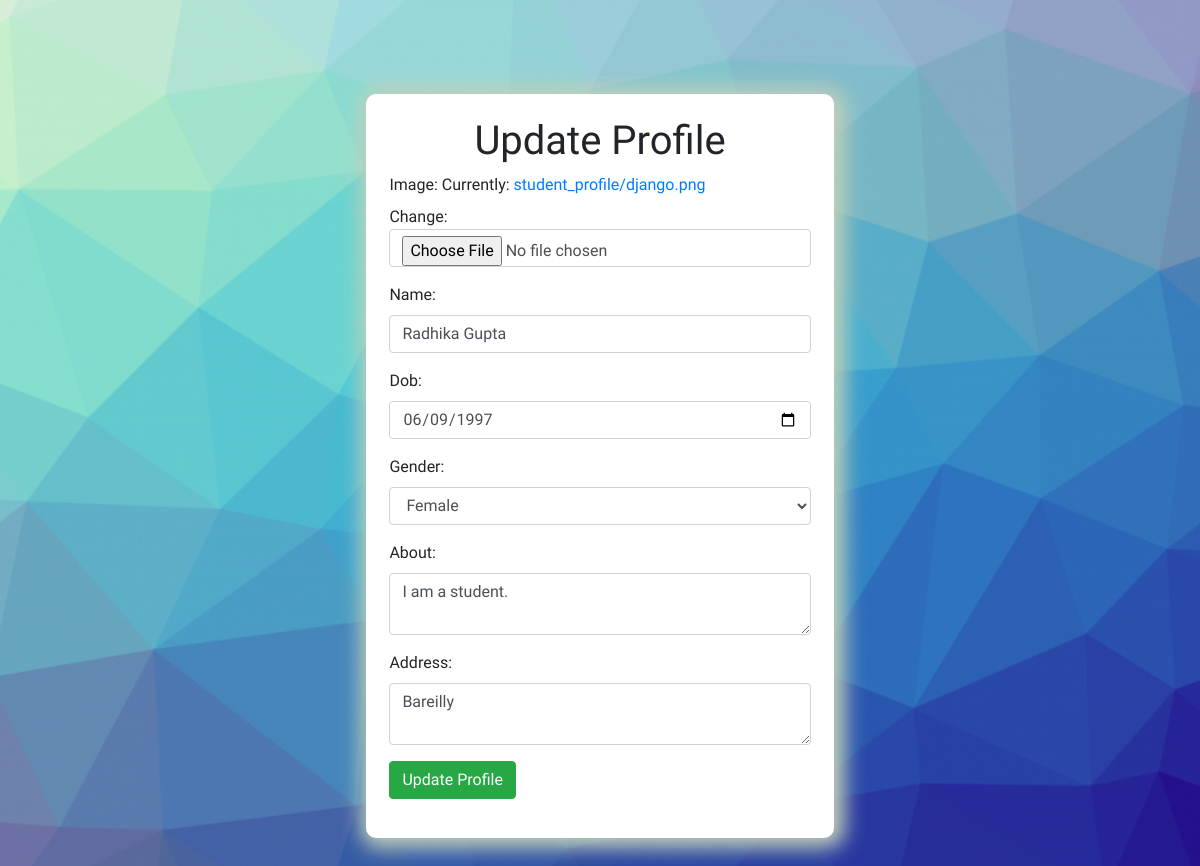
Page /accounts/profile_edit/ (signed in) on the earlier database version.
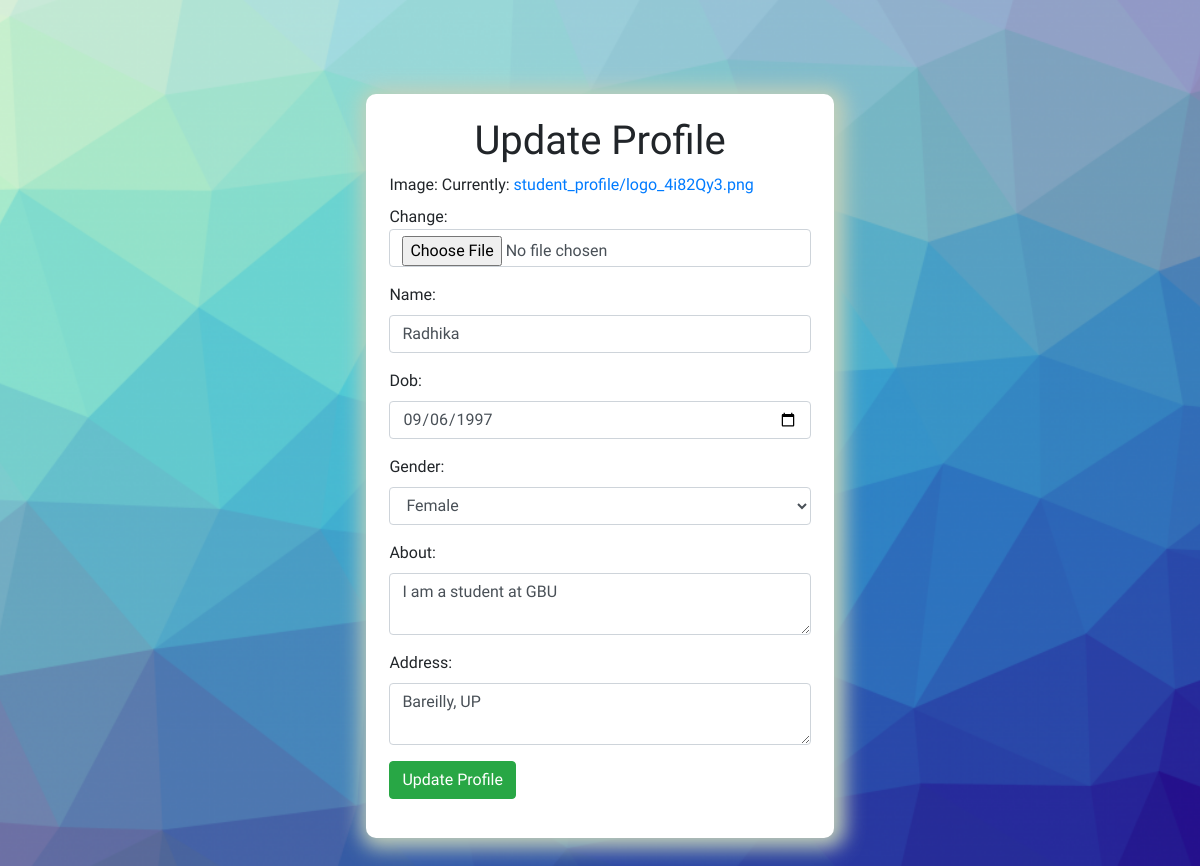
Same page on the later database version.
### accounts/models.py (models this page shows, shortened)
class StudentProfile(models.Model):
    GENDER_MALE = [
        ('Male', "Male"),
        ('Female', "Female"),
        ('Other', "Other"),
    ]
    user = models.OneToOneField(User, on_delete=models.CASCADE)
    stu_roll = models.IntegerField(default=100)
    name = models.CharField(max_length=100)
    image = models.ImageField(upload_to="student_profile", default="ques.png")
    age = models.IntegerField(default=0)
    dob = models.DateField(default=datetime.today)
    gender = models.CharField(choices=GENDER_MALE, max_length=10)
    about = models.TextField()
    status = models.BooleanField(default=True)
    joining_date = models.DateTimeField(auto_now_add=True)
    update_date = models.DateTimeField(auto_now=True)
    address = models.TextField()
    mobile = models.CharField(default="", max_length=12)

### accounts/views.py (the view)
# urls.py: path('profile_edit/', ac_views.profile_edit, name="profile_edit"),
def profile_edit(request):
    if not request.user.is_authenticated:
        return redirect('login')
    student = StudentProfile.objects.get(user=request.user)
    form = StudentProfileForm(request.POST or None, request.FILES or None, instance=student)
    if form.is_valid():
        form.save()
        messages.add_message(request, messages.INFO, f' Updated Successfully !')
        return redirect('dashboard')
    context = {
        'form': form
    }
    return render(request, 'accounts/edit_profile.html', context)

### accounts/forms.py
class StudentProfileForm(forms.ModelForm):
    class Meta:
        model = StudentProfile
        fields = ('image', 'name', 'dob', 'gender', 'about', 'address')
    dob = forms.CharField(widget=forms.TextInput(attrs={'type':'date'}))
    about = forms.CharField(widget=forms.Textarea(attrs={'rows': '2'}))
    address = forms.CharField(widget=forms.Textarea(attrs={'rows': '2'}))
    def __init__(self, *args, **kwargs):
        super(StudentProfileForm, self).__init__(*args, **kwargs)
        for visible in self.visible_fields():
            visible.field.widget.attrs['class'] = 'form-control'

### accounts/templates/accounts/edit_profile.html (shortened to what this page needs)
{% extends 'includes/main.html' %}
{% block body %}
{% load static %}
<div class="container-fluid bg">
    <div class="login-box">
        <h1 class="text-center">Update Profile</h1>
        <form method="post" enctype="multipart/form-data">
            {{form.as_p}}
            <div class="form-group">
                <input type="submit" class="btn btn-success" placeholder="Email" value="Update Profile">
            </div>
         </form>
    </div>
    {% endblock %}

Differences in the rows shown:
changed StudentProfile "Female": name "Radhika Gupta" → "Radhika"; dob "06/09/1997" → "09/06/1997"; about "I am a student." → "I am a student at GBU"; address "Bareilly" → "Bareilly, UP"
Other differences:
text no longer shown: "Image: Currently: student_profile/django.png Change: Name: Dob: Gender: About: Address:"
text now shown: "Image: Currently: student_profile/logo_4i82Qy3.png Change: Name: Dob: Gender: About: Address:"
